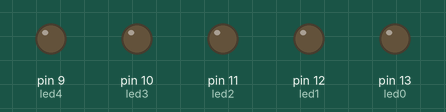
Bench run of a sketch on a simulated Arduino Uno, built with avr-gcc and run on an emulated ATmega328P. Shown: output pins drawn as LEDs (lit = HIGH).

Above: at 0.1 s.
At 5.1 s:
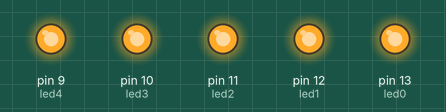
Timing chart, 0 to 6.6 s (numbered marks = the images above):
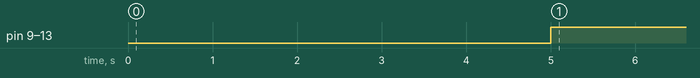

Measured:
- by itself, pin 9 (led4), pin 10 (led3), pin 11 (led2), pin 12 (led1), pin 13 (led0): LOW → HIGH at 5.0 s

The sketch:

one-wave-hold.ino
```cpp
// globals
int led0 = 13;
int led1 = 12;
int led2 = 11;
int led3 = 10;
int led4 = 9;

long start_time = 5 * 1000; // (ms)
long pulse_length = 60 * 1000;  // how long each LED is on or off (ms)
long phase_shift = 0 * 1000; // delay between LEDs (ms)

int start0 = 0, start1 = 0, start2 = 0, start3 = 0, start4 = 0;
int finished_startup = 0;

void setup() {
  // set up signal pins
  digitalWrite(led0, LOW);
  digitalWrite(led1, LOW);
  digitalWrite(led2, LOW);
  digitalWrite(led3, LOW);
  digitalWrite(led4, LOW);

  pinMode(led0, OUTPUT);
  pinMode(led1, OUTPUT);
  pinMode(led2, OUTPUT);
  pinMode(led3, OUTPUT);
  pinMode(led4, OUTPUT);

  // delay long enough to let me clear the serial monitor and start the python script
  delay(5000);

  // set up serial communication and print column headers
  // Serial.begin(9600);
  // Serial.print("Pin 1");
  // Serial.print(",");
  // Serial.println("Pin 2");

}

unsigned long previous_time_led0 = millis();
unsigned long previous_time_led1 = millis();
unsigned long previous_time_led2 = millis();
unsigned long previous_time_led3 = millis();
unsigned long previous_time_led4 = millis();

void loop() {

  unsigned long current_time = millis();
  // start the LEDs offset from each other, where
    // time_interval_led1 = phase_shift
    // time_interval_led2 = 2*phase_shift

  if (finished_startup == 0){
    // led0
    if (start0 == 0){
      if (current_time - previous_time_led0 > start_time){
        previous_time_led0 = current_time;
        digitalWrite(led0, HIGH);
        start0 = 1;
      }
    }
    // led1
    else if (start1 == 0){
      if ((current_time - previous_time_led1) > (start_time + phase_shift)){
        previous_time_led1 = current_time;
        digitalWrite(led1, HIGH);
        start1 = 1;
      }
    }
    // led2
    else if (start2 == 0){
      if ((current_time - previous_time_led2) > (start_time + 2*phase_shift)){
        previous_time_led2 = current_time;
        digitalWrite(led2, HIGH);
        start2 = 1;
      }
    }
    // led3
    else if (start3 == 0){
      if ((current_time - previous_time_led3) > (start_time + 3*phase_shift)){
        previous_time_led3 = current_time;
        digitalWrite(led3, HIGH);
        start3 = 1;
      }
    }
    // led4
    else{
      if ((current_time - previous_time_led4) > (start_time + 4*phase_shift)){
        previous_time_led4 = current_time;
        digitalWrite(led4, HIGH);
        finished_startup = 1;
      }
    }
  }
}
```
